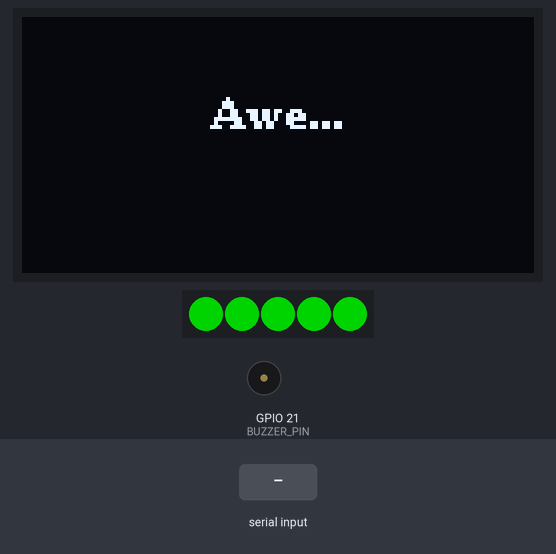
This program was run on a simulated ESP32-C3. On the bench: 128×64 one-colour display, 5 RGB LEDs in strip order, left to right, buzzer (waves = sounding). The test bench sets the inputs (shaded band). Dim RGB values are drawn brighter than linear; what the program prints to the serial monitor is not drawn.

Above: at 0.06 s.
At 0.41 s:
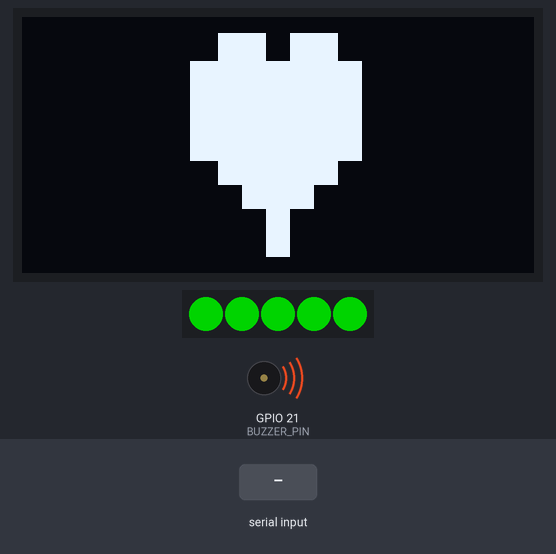
At 1.3 s:
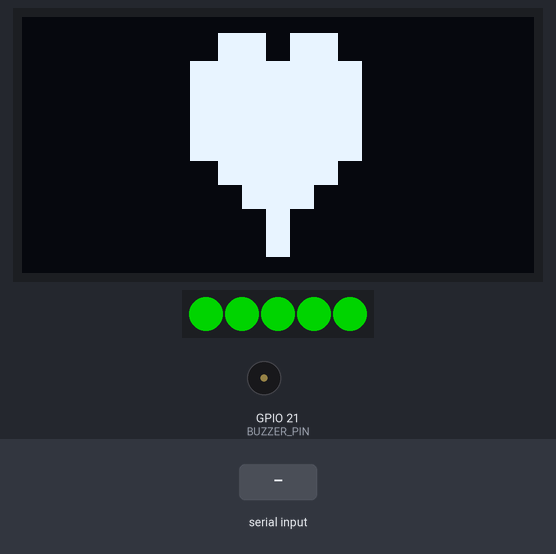
1.4 s: "TRIGGER,1\n" received over Serial
2.9 s: "TRIGGER\n" received over Serial
4.4 s: "90,45,200\n" received over Serial
Timing chart, 0 to 7.4 s (numbered marks = the images above; inputs shaded):
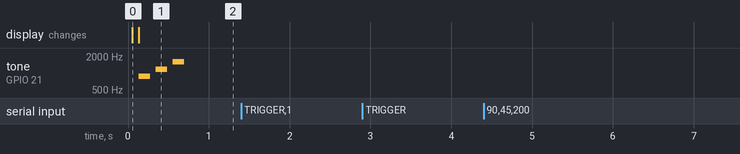

The program:

main.cpp
```cpp
#include <Arduino.h>
#include <FastLED.h>
#include "oled.h"
#include "ledarray.h"
#include "buzzer.h"
#include "commands.h"

namespace {
String serialLineBuffer;

void pollSerialCommands() {
  while (Serial.available() > 0) {
    char c = static_cast<char>(Serial.read());
    if (c == '\n' || c == '\r') {
      if (serialLineBuffer.length() > 0) {
        String ack = processCommand(serialLineBuffer);
        if (ack.length() > 0) Serial.println(ack);
        serialLineBuffer = "";
      }
    } else {
      serialLineBuffer += c;
    }
  }
}
}  // namespace

void setup() {
  Serial.begin(115200);
  oledInit();
  ledInit();
  defaultLEDColor(CRGB::Green);
  buzzerInit();
  buzzerPlayAlert();
  displayEmoji("♥");

}

void loop() {
  buzzerUpdate();
  pollSerialCommands();

  // Re-transmit the frame periodically: keeps the marginal first pixel latched
  // (3.3V data into a 5V-powered strip is at the edge of spec).
  static uint32_t lastRefreshAt = 0;
  if (millis() - lastRefreshAt >= 500) {
    lastRefreshAt = millis();
    refreshLED();
  }
}
```

buzzer.cpp
```cpp
#include "buzzer.h"

namespace {
constexpr uint8_t BUZZER_PIN = 21;
constexpr unsigned int NOTES[] = {880, 1175, 1568};
constexpr unsigned long NOTE_DURATION_MS = 140;
constexpr unsigned long NOTE_GAP_MS = 70;

uint8_t noteIndex = 0;
bool alertActive = false;
bool notePlaying = false;
bool toneAttached = false;
unsigned long transitionAt = 0;

void stopTone() {
  if (!toneAttached) return;
  noTone(BUZZER_PIN);
  toneAttached = false;
}
}

void buzzerInit() {
  pinMode(BUZZER_PIN, OUTPUT);
  digitalWrite(BUZZER_PIN, LOW);
}

void buzzerPlayAlert() {
  stopTone();
  noteIndex = 0;
  alertActive = true;
  notePlaying = false;
  transitionAt = millis();
}

void buzzerUpdate() {
  if (!alertActive || static_cast<long>(millis() - transitionAt) < 0) {
    return;
  }

  if (notePlaying) {
    stopTone();
    notePlaying = false;
    ++noteIndex;
    if (noteIndex >= sizeof(NOTES) / sizeof(NOTES[0])) {
      alertActive = false;
      return;
    }
    transitionAt = millis() + NOTE_GAP_MS;
    return;
  }

  tone(BUZZER_PIN, NOTES[noteIndex]);
  toneAttached = true;
  notePlaying = true;
  transitionAt = millis() + NOTE_DURATION_MS;
}

void buzzerStop() {
  stopTone();
  digitalWrite(BUZZER_PIN, LOW);
  alertActive = false;
  notePlaying = false;
}
```

buzzer.h
```cpp
#pragma once
#include <Arduino.h>

void buzzerInit();
void buzzerPlayAlert();
void buzzerUpdate();
void buzzerStop();
```

commands.cpp
```cpp
#include "commands.h"
#include "ledarray.h"
#include "buzzer.h"
#include "oled.h"
#include <string.h>

namespace {

int argToInt(const char *arg) {
  return arg != nullptr ? atoi(arg) : 0;
}

bool handleTrigger(char *savePtr) {
  char *rArg = strtok_r(nullptr, " ,)", &savePtr);
  char *gArg = strtok_r(nullptr, " ,)", &savePtr);
  char *bArg = strtok_r(nullptr, " ,)", &savePtr);
  char *emojiArg = strtok_r(nullptr, " ,)", &savePtr);
  char *soundArg = strtok_r(nullptr, " ,)", &savePtr);
  if (!rArg || !gArg || !bArg || !emojiArg || !soundArg) return false;

  defaultLEDColor(CRGB(argToInt(rArg), argToInt(gArg), argToInt(bArg)));
  displayEmoji(emojiArg);
  if (argToInt(soundArg) != 0) {
    buzzerPlayAlert();
  } else {
    buzzerStop();
  }
  return true;
}

}  // namespace

String processCommand(const String &rawLine) {
  String line = rawLine;
  line.trim();
  if (line.length() == 0) return "";

  char buf[160];
  line.toCharArray(buf, sizeof(buf));

  char *savePtr = nullptr;
  char *cmd = strtok_r(buf, " (", &savePtr);
  if (cmd == nullptr) return "ERR EMPTY";

  bool ok = false;
  if (strcmp(cmd, "TRIGGER") == 0) {
    ok = handleTrigger(savePtr);
  } else {
    return "ERR UNKNOWN_CMD " + String(cmd);
  }

  return (ok ? "ACK " : "ERR BAD_ARGS ") + String(cmd);
}
```

commands.h
```cpp
#pragma once
#include <Arduino.h>

// Parses and executes one line of the serial command protocol (see docs/serial_commands.md).
// Returns an acknowledgement string to send back to the caller.
String processCommand(const String &line);
```

ledarray.cpp
```cpp
#include "ledarray.h"
// GPIO20: right side of C3 Super Mini, free pin when using native USB CDC
#define PIN_WS2812B 20
#define NUM_PIXELS  5
static CRGB leds[NUM_PIXELS];

namespace {
bool brightnessAutomationActive = false;
uint8_t brightnessStart = 0;
uint8_t brightnessEnd = 0;
uint8_t appliedBrightness = 0;
uint32_t brightnessDurationMs = 0;
uint32_t brightnessStartedAt = 0;
CRGB currentColor = CRGB::Green;
}

void ledInit() {
  FastLED.addLeds<WS2812B, PIN_WS2812B, GRB>(leds, NUM_PIXELS);
  fill_solid(leds, NUM_PIXELS, CRGB::Green);
  FastLED.show();
}

void defaultLEDColor(CRGB color){
  currentColor = color;
  for (int i = 0; i < NUM_PIXELS; ++i) {
    setLEDcolor(i, color);
    delay(10);
  }
}

void refreshLED() {
  defaultLEDColor(currentColor);
}

void setLEDcolor(int index, CRGB color) {
  if (index < 0 || index >= NUM_PIXELS) return;
  leds[index] = color;
  FastLED.show();
}

void setLEDBrightness(uint8_t brightness) {
  brightnessAutomationActive = false;
  appliedBrightness = brightness;
  FastLED.setBrightness(brightness);
  FastLED.show();
}

void setLEDBrightnessAutomation(CRGB color, uint8_t start, uint8_t end, uint8_t durationInSeconds) {
  fill_solid(leds, NUM_PIXELS, color);
  brightnessStart = start;
  brightnessEnd = end;
  brightnessDurationMs = static_cast<uint32_t>(durationInSeconds) * 1000;
  brightnessStartedAt = millis();

  if (brightnessDurationMs == 0) {
    brightnessAutomationActive = false;
    appliedBrightness = brightnessEnd;
  } else {
    brightnessAutomationActive = true;
    appliedBrightness = brightnessStart;
  }
  FastLED.setBrightness(appliedBrightness);
  FastLED.show();
}

void updateLEDBrightnessAutomation() {
  if (!brightnessAutomationActive) return;

  uint32_t elapsed = millis() - brightnessStartedAt;
  uint8_t nextBrightness;
  if (elapsed >= brightnessDurationMs) {
    nextBrightness = brightnessEnd;
    brightnessAutomationActive = false;
  } else {
    int16_t brightnessDelta = static_cast<int16_t>(brightnessEnd) - brightnessStart;
    int32_t interpolated = brightnessStart +
        static_cast<int32_t>(brightnessDelta) * elapsed / brightnessDurationMs;
    nextBrightness = static_cast<uint8_t>(interpolated);
  }

  if (nextBrightness == appliedBrightness) return;
  appliedBrightness = nextBrightness;
  FastLED.setBrightness(appliedBrightness);
  FastLED.show();
}
```

ledarray.h
```cpp
#pragma once
#include <Arduino.h>
#include <FastLED.h>

void ledInit();
void defaultLEDColor(CRGB color);

// Re-sends the last color set via defaultLEDColor(). Call periodically to keep
// pixels lit when the first pixel's data input is marginal.
void refreshLED();
void setLEDcolor(int index, CRGB color);
void setLEDBrightness(uint8_t brightness);
void setLEDBrightnessAutomation(CRGB color, uint8_t brightnessStart, uint8_t brightnessEnd, uint8_t durationInSeconds);
void updateLEDBrightnessAutomation();
```

oled.cpp
```cpp
#include "oled.h"
#include <U8g2lib.h>
#include <Wire.h>
#include <string.h>

constexpr int SCREEN_WIDTH = 128;
constexpr int SCREEN_HEIGHT = 64;
// GPIO5/GPIO6: free pins on the C3 Super Mini, clear of strapping/boot/USB pins.
constexpr int OLED_SDA = 5;
constexpr int OLED_SCL = 6;

static U8G2_SSD1306_128X64_NONAME_F_HW_I2C u8g2(U8G2_R0, /* reset=*/ U8X8_PIN_NONE);

void oledInit() {
  Wire.begin(OLED_SDA, OLED_SCL);
  Wire.setClock(400000);
  u8g2.begin();
  u8g2.clearBuffer();
  u8g2.setFont(u8g2_font_ncenB08_tr);
  const char *msg = "Awe...";
  int msgW = u8g2.getUTF8Width(msg);
  u8g2.drawStr((SCREEN_WIDTH - msgW) / 2, 28, msg);
  u8g2.sendBuffer();
}

void displayEmoji(const char *emoji) {
  if (emoji == nullptr || emoji[0] == '\0') {
    return;
  }

  u8g2.clearBuffer();
  u8g2.setFont(u8g2_font_unifont_t_symbols);
  u8g2.drawUTF8(0, 32, emoji);

  static uint8_t glyphBuffer[SCREEN_WIDTH * SCREEN_HEIGHT / 8];
  memcpy(glyphBuffer, u8g2.getBufferPtr(), sizeof(glyphBuffer));

  int minX = SCREEN_WIDTH;
  int minY = SCREEN_HEIGHT;
  int maxX = -1;
  int maxY = -1;
  for (int y = 0; y < SCREEN_HEIGHT; ++y) {
    for (int x = 0; x < SCREEN_WIDTH; ++x) {
      size_t index = (y / 8) * SCREEN_WIDTH + x;
      if ((glyphBuffer[index] & (1U << (y % 8))) != 0) {
        if (x < minX) minX = x;
        if (x > maxX) maxX = x;
        if (y < minY) minY = y;
        if (y > maxY) maxY = y;
      }
    }
  }

  if (maxX < minX || maxY < minY) {
    u8g2.sendBuffer();
    return;
  }

  int glyphWidth = maxX - minX + 1;
  int glyphHeight = maxY - minY + 1;
  int scaledWidth;
  int scaledHeight;
  if ((SCREEN_WIDTH - 8) * glyphHeight <= (SCREEN_HEIGHT - 8) * glyphWidth) {
    scaledWidth = SCREEN_WIDTH - 8;
    scaledHeight = glyphHeight * scaledWidth / glyphWidth;
  } else {
    scaledHeight = SCREEN_HEIGHT - 8;
    scaledWidth = glyphWidth * scaledHeight / glyphHeight;
  }
  int offsetX = (SCREEN_WIDTH - scaledWidth) / 2;
  int offsetY = (SCREEN_HEIGHT - scaledHeight) / 2;

  u8g2.clearBuffer();
  for (int y = 0; y < scaledHeight; ++y) {
    for (int x = 0; x < scaledWidth; ++x) {
      int sourceX = minX + x * glyphWidth / scaledWidth;
      int sourceY = minY + y * glyphHeight / scaledHeight;
      size_t index = (sourceY / 8) * SCREEN_WIDTH + sourceX;
      if ((glyphBuffer[index] & (1U << (sourceY % 8))) != 0) {
        u8g2.drawPixel(offsetX + x, offsetY + y);
      }
    }
  }
  u8g2.sendBuffer();
}
```

oled.h
```cpp
#pragma once
#include <Arduino.h>


void oledInit();
void displayEmoji(const char *emoji);
```

Measured:
- after the input at 1.4 s, every drawn part: stays the same
- after the input at 2.9 s, every drawn part: stays the same
- after the input at 4.4 s, every drawn part: stays the same
- by itself, tone on GPIO 21 (BUZZER_PIN): plays 880 Hz for 0.14 s, 1175 Hz for 0.14 s, 1568 Hz for 0.14 s
